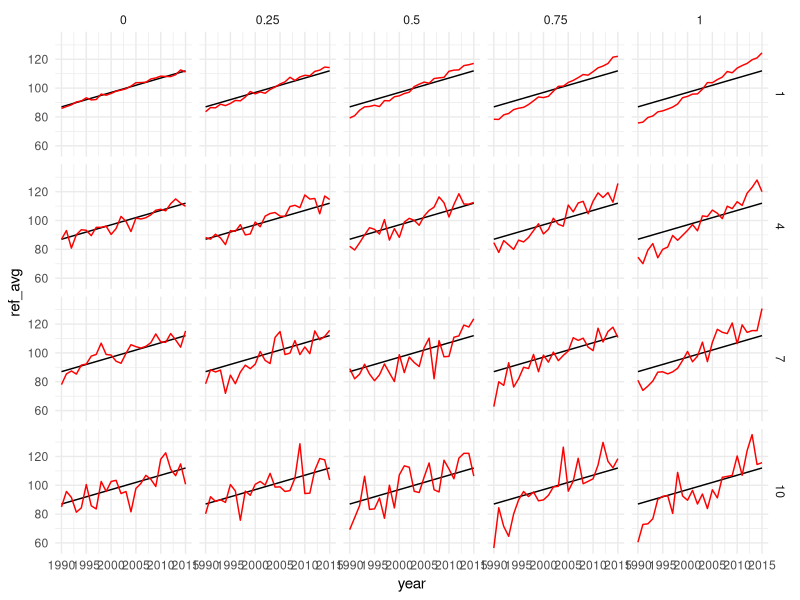
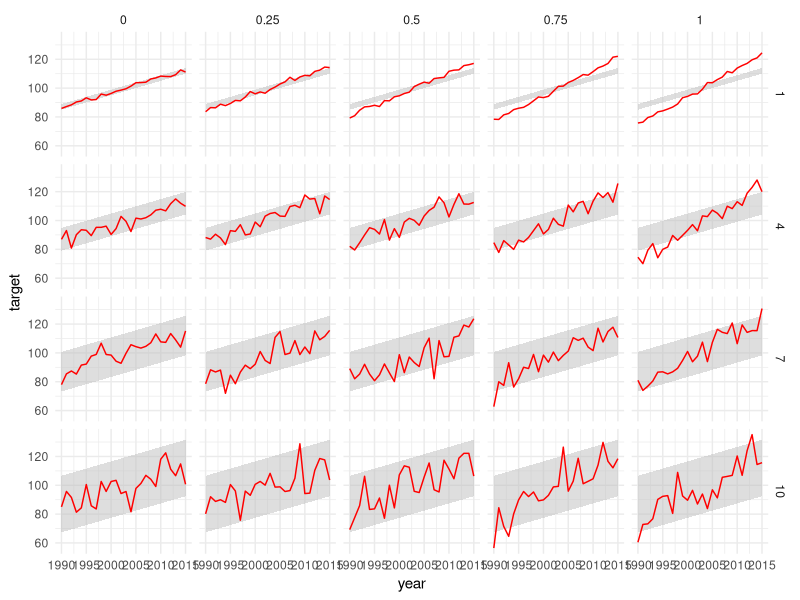
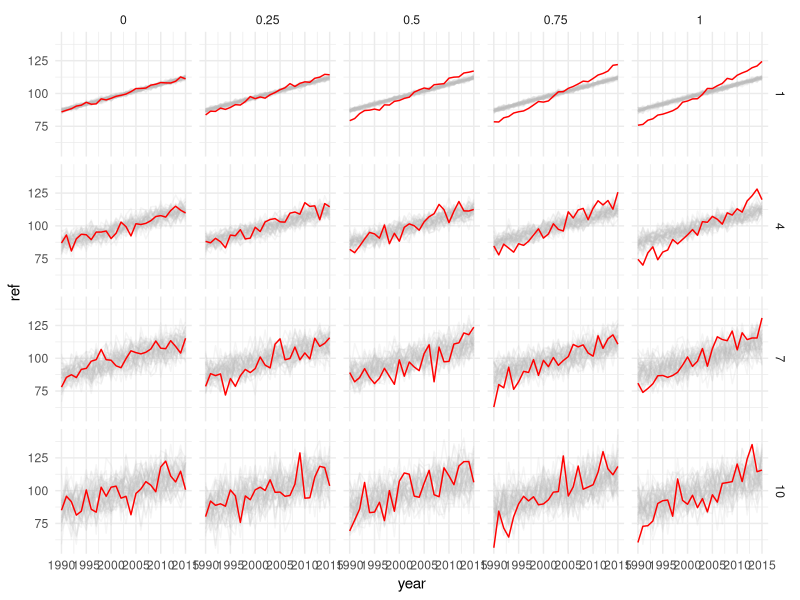
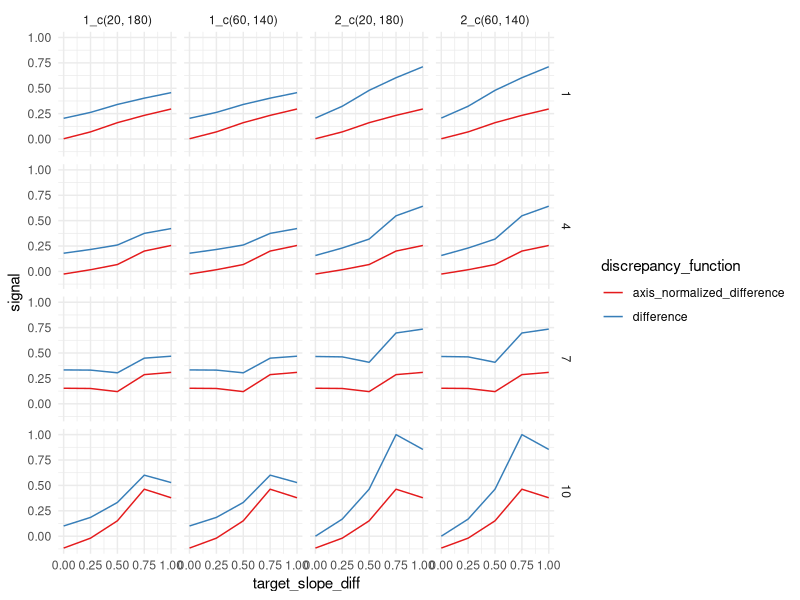

Write R code to recreate these figures, in order. (Note: this script raises an error after producing the figures.)
## ---- chunk 1
library(tidyr)
library(dplyr)
library(purrr)
library(ggplot2)
library(gganimate)
library(RColorBrewer)

knitr::opts_chunk$set(echo = TRUE)
## ---- chunk 2
# set up grid of data conditions
first_year <- 1990
last_year <- 2015
n_years <- last_year - first_year + 1
mid_year <- first_year + n_years / 2
n_draws <- 50

df <- expand_grid(
  "year" = seq(first_year, last_year, length.out = n_years),
  "intercept" = 100,
  "ref_slope" = 1,
  "target_slope_diff" = seq(0, 1, length.out = 5),
  "sd" = seq(1, 10, length.out = 4)#,
  # "axis_limits" = list(c(60, 140), c(20, 180)),
  # "aspect_ratio" = c(1, 2),
  # "ensemble_size" = c(2, 3, 5, 7, 10, 20, n_draws)
)

head(df)
## ---- chunk 3
# generate target line, 95% CI of reference distribution, and draws from reference 
df = df %>%
  mutate(
    # target line
    target = intercept + (ref_slope + target_slope_diff) * (year - mid_year) + sd * map_dbl(year, ~rnorm(1)),
    # confidence interval for reference distribution
    ref_avg = intercept + ref_slope * (year - mid_year),
    ref_lb = intercept + ref_slope * (year - mid_year) + qnorm(0.025, mean = 0, sd = sd),
    ref_ub = intercept + ref_slope * (year - mid_year) + qnorm(0.975, mean = 0, sd = sd),
    # draws from reference distribution
    draw = list(seq(1, n_draws, length.out = n_draws)),
  ) %>%
  unnest(cols = c("draw")) %>%
  mutate(
    # compute reference lines
    noise = sd * map_dbl(draw, ~rnorm(1)),
    ref = intercept + (ref_slope) * (year - mid_year) + noise
  )

head(df)
## ---- chunk 4
# no reference uncertainty
df %>% 
  ggplot(aes(x = year)) +
  geom_line(aes(y = ref_avg)) +
  geom_line(aes(y = target), color = "red") +
  theme_minimal() +
  facet_grid(sd ~ target_slope_diff)
## ---- chunk 5
# envelope of reference uncertainty
df %>%
  ggplot(aes(x = year)) +
  geom_ribbon(aes(ymin = ref_lb, ymax = ref_ub), fill = "gray", alpha = 0.5) +
  geom_line(aes(y = target), color = "red") +
  theme_minimal() +
  facet_grid(sd ~ target_slope_diff)
## ---- chunk 6
# static ensemble of reference uncertainty
df %>%
  ggplot(aes(x = year)) +
  geom_line(aes(y = ref, group = draw), alpha = .15, color = "gray", show.legend = FALSE) +
  geom_line(aes(y = target), color = "red") +
  theme_minimal() +
  facet_grid(sd ~ target_slope_diff)
## ---- chunk 7
# HOPs of reference uncertainty
plt_spec <- df %>%
  ggplot(aes(x = year)) +
  geom_line(aes(y = target), color = "red") +
  geom_line(aes(y = ref), alpha = .5, color = "gray", show.legend = FALSE) +
  theme_minimal() +
  facet_grid(sd ~ target_slope_diff) +
  transition_manual(draw)

animate(plt_spec, fps = 2.5, duration = 20)
## ---- chunk 8
# slope function (visual test statistic)
# (expects vectors of cartesian coordinates)
slope <- function(x, y) {
  # lagged differences
  dx <- diff(x)
  dy <- diff(y)
  
  return(mean(dy / dx))
}
## ---- chunk 9
# normalization to match scale of discrepancy functions
normalize <- function(signal, minimum, maximum) {
  return((signal - minimum) / (maximum - minimum))
}
## ---- chunk 10
# difference between visual test statistics
# (expects single reference vector, e.g., avg of ensemble)
difference <- function(x, target, reference, T) {
  T_target <- T(x, target)
  T_reference <- T(x, reference)
  
  return(T_target - T_reference)
}
## ---- chunk 11
# proportion not contained
# (expects single reference vectors, e.g., min and max of ensemble)
proportion_not_contained <- function(target, reference_lb, reference_ub) {
  # discrepancy is how much of target falls outside of reference range
  return(sum(target < reference_lb || target > reference_ub) / length(target))
}
## ---- chunk 12
# approximation of likelihood based on percentile within empirical cumulative density function
# (expects list of reference draws at each x value, e.g., an ensemble)
empirical_cdf <- function(x, target, reference, n, T) {
  # calculate slopes for target and reference distribution
  T_target <- T(x, target)
  T_ref <- c()
  for(i in 1:n) { # iterate over draws calculating slopes for each
    draw_ref = unlist(map(reference, ~.[[i]]))
    T_ref = append(T_ref, T(x, draw_ref))
  }
  # percentile of target within reference
  pr <- ecdf(T_ref)
  percentile <- pr(T_target)
  
  # transform so that smallest value represents smallest signal for different data-generating processes
  return(abs(percentile - 0.5))
}
## ---- chunk 13
# likelihood-based t-test
# (expects list of reference draws at each x value, e.g., an ensemble)
t_test <- function(x, target, reference, n, T) {
  # calculate slopes for target and reference distribution
  T_target <- T(x, target)
  T_ref <- c()
  for(i in 1:n) { # iterate over draws calculating slopes for each
    draw_ref = unlist(map(reference, ~.[[i]]))
    T_ref = append(T_ref, T(x, draw_ref))
  }
  # calculate mean and sampling error for slopes based on reference distribution
  T_ref_avg <- mean(T_ref)
  T_ref_var <- var(T_ref)
  se <- sqrt(T_ref_var / n)
  # calculate t statistics (expresses likelihood)
  t <- (T_target - T_ref_avg) / se
  
  return(abs(t))
}
## ---- chunk 14
# need a consistent color scale for these heuristics
discrepancy_function <- as.factor(c("difference", "axis_normalized_difference", "envelope_normalized_difference", "proportion_not_contained", "empirical_cdf", "t_test"))
hColors <- brewer.pal(length(discrepancy_function), "Set1")
names(hColors) <- levels(discrepancy_function)
colScale <- scale_colour_manual(values = hColors)
## ---- chunk 15
chart_width_pixels <- 500

simulation_df <- df %>% 
  # add axis scale and aspect ratio as design manipulations in our dataframe
  expand_grid(aspect_ratio = c(1, 2), axis_limits = list(c(60, 140), c(20, 180))) %>%
  # convert all discrepancy function inputs into pixel units (roughly D3-style interpolation)
  mutate(
    year = (year - first_year) / (last_year - first_year) * chart_width_pixels,
    target = (target - unlist(axis_limits)[1]) / (unlist(axis_limits)[2] - unlist(axis_limits)[1]) * chart_width_pixels * aspect_ratio,
    ref_avg = (ref_avg - unlist(axis_limits)[1]) / (unlist(axis_limits)[2] - unlist(axis_limits)[1]) * chart_width_pixels * aspect_ratio,
    ref_lb = (ref_lb - unlist(axis_limits)[1]) / (unlist(axis_limits)[2] - unlist(axis_limits)[1]) * chart_width_pixels * aspect_ratio,
    ref_ub = (ref_ub - unlist(axis_limits)[1]) / (unlist(axis_limits)[2] - unlist(axis_limits)[1]) * chart_width_pixels * aspect_ratio,
    ref = (ref - unlist(axis_limits)[1]) / (unlist(axis_limits)[2] - unlist(axis_limits)[1]) * chart_width_pixels * aspect_ratio
  )
## ---- chunk 16
simulation_df %>%
  group_by(target_slope_diff, sd, aspect_ratio, axis_limits) %>%
  summarise(
    # inputs
    year = unique(year),
    target = unique(target),
    ref_avg = unique(ref_avg),
    # discrepancy functions 
    g_difference = difference(year, target, ref_avg, slope),
  ) %>%
  ungroup() %>%
  mutate(
    # normalization implied by axis scale (range from no slope to aspect ratio of chart)
    g_axis_normalized_difference = normalize(g_difference, 0, aspect_ratio),
    # normalization implied by observed signals
    g_difference = normalize(g_difference, min(g_difference), max(g_difference))
  ) %>%
  pivot_longer(
    cols = starts_with("g_"),
    names_to = "discrepancy_function",
    names_prefix = "g_",
    values_to = "signal",
    values_drop_na = TRUE
  ) %>%
  unite("scale", aspect_ratio:axis_limits, remove = FALSE) %>%
  ggplot(aes(x = target_slope_diff, y = signal, color = discrepancy_function)) +
  geom_line() +
  colScale +
  theme_minimal() +
  facet_grid(sd ~ scale)
## ---- chunk 17
simulation_df %>%
  group_by(target_slope_diff, sd, aspect_ratio, axis_limits) %>%
  summarise(
    # inputs
    year = unique(year),
    target = unique(target),
    ref_avg = unique(ref_avg),
    ref_lb = unique(ref_lb),
    ref_ub = unique(ref_ub),
    # discrepancy functions
    g_difference = difference(year, target, ref_avg, slope),
    g_proportion_not_contained = proportion_not_contained(target, ref_lb, ref_ub),
    # auxiliary inputs to normalization
    min_envelope = min(ref_lb),
    max_envelope = max(ref_ub)
  ) %>%
  ungroup() %>%
  mutate(
    # normalization implied by axis scale (range from no slope to aspect ratio of chart)
    g_axis_normalized_difference = normalize(g_difference, 0, aspect_ratio),
    # normalization implied by signals in envelope (range from no slope to max slope in envelope)
    g_envelope_normalized_difference = normalize(g_difference, 0, (max_envelope - min_envelope) / chart_width_pixels),
    # normalization implied by observed signals
    g_difference = normalize(g_difference, min(g_difference), max(g_difference)),
    g_proportion_not_contained = normalize(g_proportion_not_contained, min(g_proportion_not_contained), max(g_proportion_not_contained))
  ) %>%
  pivot_longer(
    cols = starts_with("g_"),
    names_to = "discrepancy_function",
    names_prefix = "g_",
    values_to = "signal",
    values_drop_na = TRUE
  ) %>%
  unite("scale", aspect_ratio:axis_limits, remove = FALSE) %>%
  ggplot(aes(x = target_slope_diff, y = signal, color = discrepancy_function)) +
  geom_line() +
  colScale +
  theme_minimal() +
  facet_grid(sd ~ scale)
## ---- chunk 18
sample <- 20 # we can change sample size for empircal cdf and t-test (1:50)

simulation_df %>% 
  # for ensembles, we define inputs to discrepancy functions based on ensemble processing rather than direct value decoding
  group_by(target_slope_diff, sd, aspect_ratio, axis_limits, year) %>%
  summarise(
    # inputs
    target = unique(target),
    ref_avg = mean(ref), # calculate ensemble average and boundaries to approximate inputs used for previous charts
    ref_lb = min(ref),
    ref_ub = max(ref),
    draw = list(draw), # process ensembles as lists of possible values at each year
    ref = list(ref)
  ) %>%
  mutate(
    # discrepancy functions
    g_difference = difference(year, target, ref_avg, slope),
    g_proportion_not_contained = proportion_not_contained(target, ref_lb, ref_ub),
    g_empirical_cdf = empirical_cdf(year, target, ref, sample, slope),
    g_t_test = t_test(year, target, ref, sample, slope),
    # auxiliary inputs to normalization
    min_envelope = min(ref_lb),
    max_envelope = max(ref_ub)
  ) %>%
  ungroup() %>%
  mutate(
    # normalization implied by axis scale (range from no slope to aspect ratio of chart)
    g_axis_normalized_difference = normalize(g_difference, 0, aspect_ratio),
    # normalization implied by signals in envelope (range from no slope to max slope in envelope)
    g_envelope_normalized_difference = normalize(g_difference, 0, (max_envelope - min_envelope) / chart_width_pixels),
    # normalization implied by observed signals
    g_difference = normalize(g_difference, min(g_difference), max(g_difference)),
    g_proportion_not_contained = normalize(g_proportion_not_contained, min(g_proportion_not_contained), max(g_proportion_not_contained)),
    g_empirical_cdf = normalize(g_empirical_cdf, min(g_empirical_cdf), max(g_empirical_cdf)),
    g_t_test = normalize(g_t_test, min(g_t_test), max(g_t_test))
  ) %>%
  pivot_longer(
    cols = starts_with("g_"),
    names_to = "discrepancy_function",
    names_prefix = "g_",
    values_to = "signal",
    values_drop_na = TRUE
  ) %>%
  unite("scale", aspect_ratio:axis_limits, remove = FALSE) %>%
  ggplot(aes(x = target_slope_diff, y = signal, color = discrepancy_function)) +
  geom_line() +
  colScale +
  theme_minimal() +
  facet_grid(sd ~ scale)
